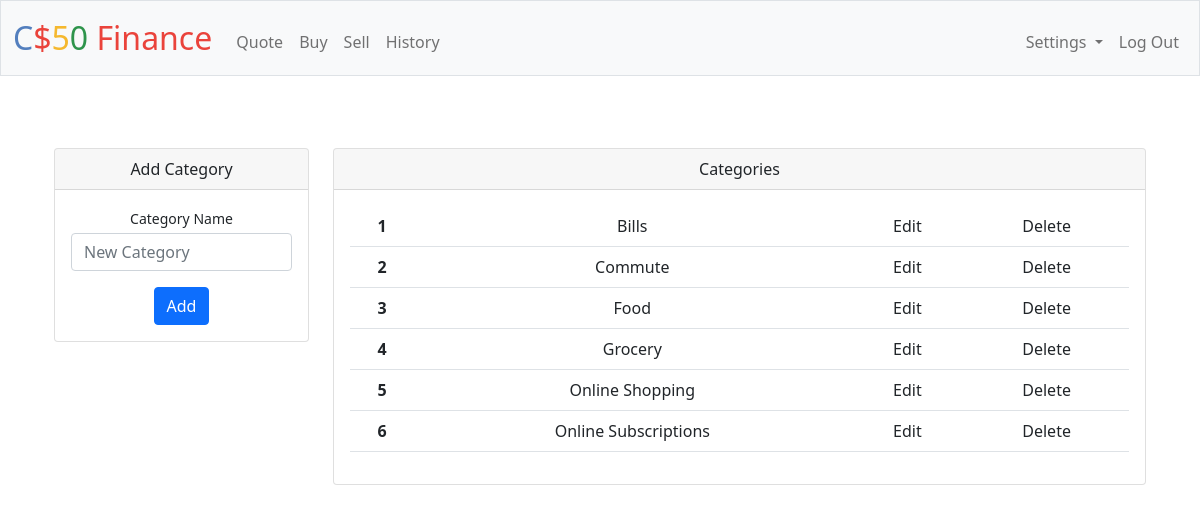
/personal (signed in), run on an earlier commit of the app's database.
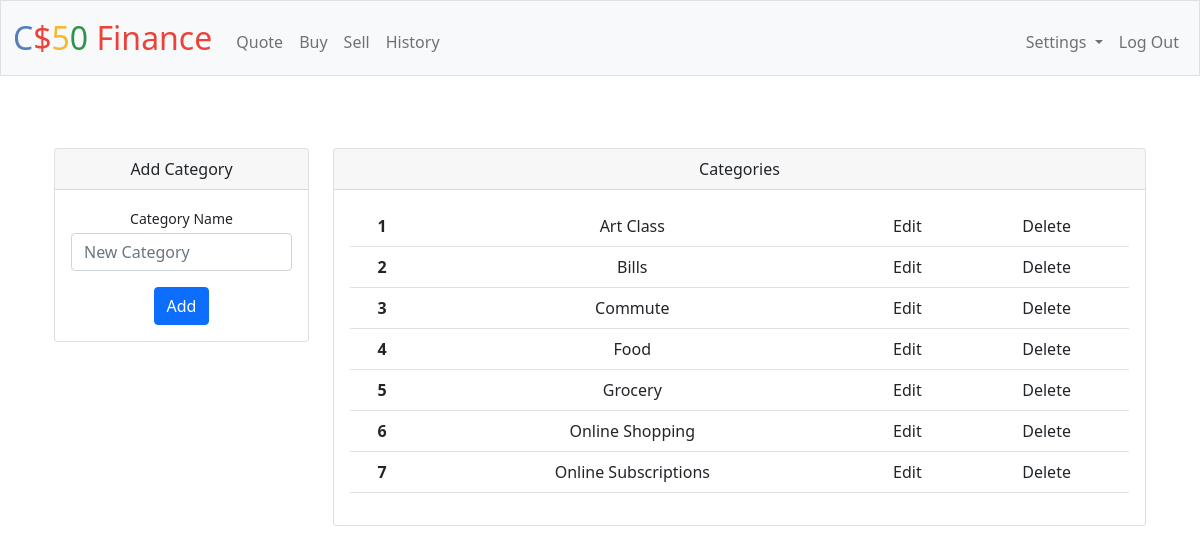
And on a later commit of the database.
### tables this page shows
CREATE TABLE categories (
    id INTEGER PRIMARY KEY AUTOINCREMENT NOT NULL,
    category TEXT NOT NULL,
    user_id INTEGER NOT NULL,
    FOREIGN KEY (user_id) REFERENCES users (id)
);

### app.py (the view)
@app.route("/personal", methods=["GET", "POST"])
@login_required
def personal():
    cat = db.execute("SELECT category FROM categories WHERE user_id=?", session["user_id"])
    categories = []
    for i in range(len(cat)):
        categories.append(cat[i]['category'])
    sorted_cat = sorted(categories)
    if request.method == "POST":
        if not request.form.get("category"):
            return apology("please add a category", 400)
        if request.form.get("category") in categories:
            return apology("category already exists", 400)
        db.execute("INSERT INTO categories (category,user_id) VALUES (?,?)", request.form.get("category"), session["user_id"])
        return redirect("/personal")
    else:
        return render_template("personal.html", sorted_cat=sorted_cat)

### app.py (called while the page is built)
@app.after_request
def after_request(response):
    response.headers["Cache-Control"] = "no-cache, no-store, must-revalidate"
    response.headers["Expires"] = 0
    response.headers["Pragma"] = "no-cache"
    return response

### helpers.py (called while the page is built)
def login_required(f):
    @wraps(f)
    def decorated_function(*args, **kwargs):
        if session.get("user_id") is None:
            return redirect("/login")
        return f(*args, **kwargs)
    return decorated_function

### templates/personal.html (shortened to what this page needs)
{% extends "layout.html" %}
{% block main %}
<div class="container-sm px-4 mt-4">
    <div class="row">
        <div class="col-xl-3">
            <div class="card mb-4">
                <div class="card-header">Add Category</div>
                <div class="card-body">
                    <form action="/personal" method="post">
                        <div class="mb-3">
                            <label class="small mb-1" for="category">Category Name</label>
                            <input class="form-control" id="category" name="category" type="text" placeholder="New Category">
                        </div>
                        <button class="btn btn-primary" type="submit">Add</button>
                    </form>
                </div>
            </div>
        </div>
        <div class="col-xl-9">
            <div class="card mb-3">
                <div class="card-header">Categories</div>
                <div class="card-body">
                    <form action="/personal" method="post">
                        <table class="table">
                            <tbody>
                                {% for line in sorted_cat %}
                                <tr>
                                  <th scope="row">{{loop.index}}</th>
                                  <td>{{line}}</td>
                                  <td>Edit</td>
                                  <td>Delete</td>
                                </tr>
                                {% endfor %}
                            </tbody>
                          </table>
                    </form>
                </div>
            </div>
        </div>
    </div>
</div>
{% endblock %}

### templates/layout.html (shortened to what this page needs)
<!DOCTYPE html>
<html lang="en">
    <head>
        <link href="https://cdn.jsdelivr.net/npm/bootstrap@5.1.3/dist/css/bootstrap.min.css" rel="stylesheet">
        <link href="/static/styles.css" rel="stylesheet">
    </head>
    <body>
        <nav class="bg-light border navbar navbar-expand-md navbar-light">
            <div class="container-fluid">
                <a class="navbar-brand" href="/"><span class="blue">C</span><span class="red">$</span><span class="yellow">5</span><span class="green">0</span> <span class="red">Finance</span></a>
                <div class="collapse navbar-collapse" id="navbar">
                    {% if session["user_id"] %}
                        <ul class="navbar-nav me-auto mt-2">
                            <li class="nav-item"><a class="nav-link" href="/quote">Quote</a></li>
                            <li class="nav-item"><a class="nav-link" href="/buy">Buy</a></li>
                            <li class="nav-item"><a class="nav-link" href="/sell">Sell</a></li>
                            <li class="nav-item"><a class="nav-link" href="/history">History</a></li>
                        </ul>
                        <ul class="navbar-nav ms-auto mt-2">
                            <li class="nav-item dropdown">
                                <a class="nav-link dropdown-toggle" href="#" role="button" data-bs-toggle="dropdown" aria-expanded="false">
                                  Settings
                                </a>
                            </li>
                            <li class="nav-item"><a class="nav-link" href="/logout">Log Out</a></li>
                        </ul>
                    {% else %}
                        <ul class="navbar-nav ms-auto mt-2">
                            <li class="nav-item"><a class="nav-link" href="/register">Register</a></li>
                            <li class="nav-item"><a class="nav-link" href="/login">Log In</a></li>
                        </ul>
                    {% endif %}
                </div>
            </div>
        </nav>
        <main class="container-fluid py-5 text-center">
            {% block main %}{% endblock %}
        </main>
    </body>
</html>

### static/styles.css (style rules this page uses)
nav .navbar-brand { font-size: xx-large; }
nav .navbar-brand .blue { color: #537fbe; }
nav .navbar-brand .red { color: #ea433b; }
nav .navbar-brand .yellow { color: #f5b82e; }
nav .navbar-brand .green { color: #2e944b; }

What changed in the data, as far as the page shows it:
added categories: category "Art Class"
